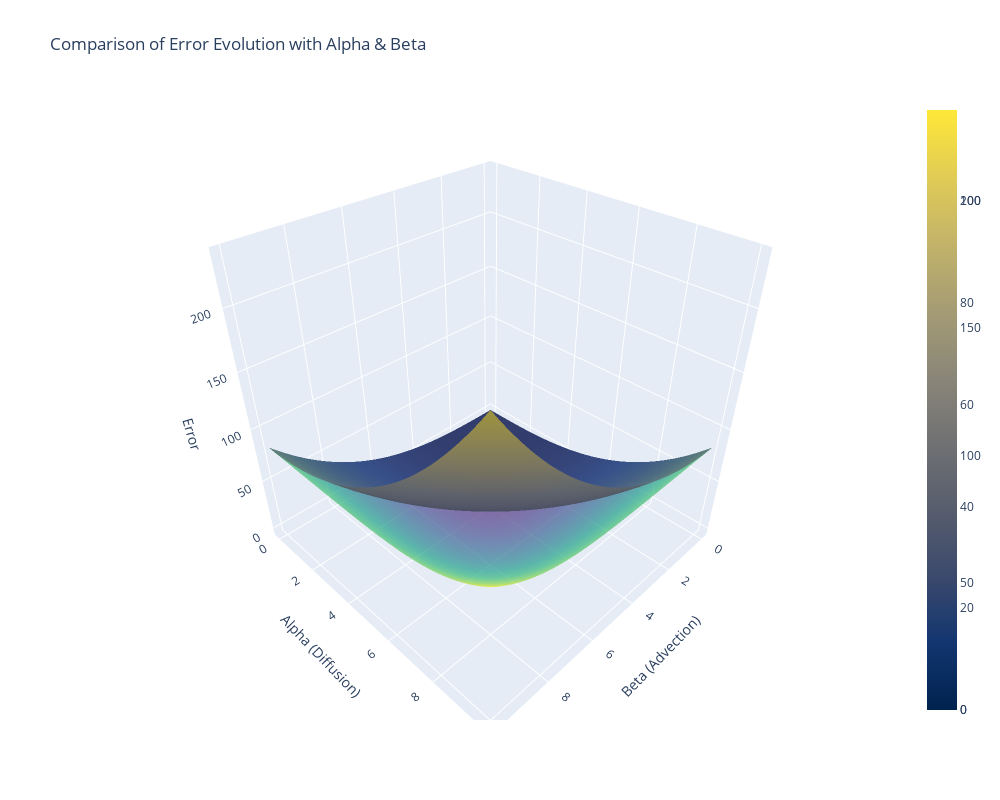

This figure's notebook cell:
### Code cell
import numpy as np
import plotly.graph_objects as go

CNCS_DA_error_function = smp.lambdify((alpha, beta), smp.Abs(CNCS_DA_error.coeff(Dt, 2)), 'numpy')
CNCS_error_function = smp.lambdify((alpha, beta), smp.Abs(CNCS_error), 'numpy')

# Define range of alpha and beta
alpha_vals = np.linspace(0, 10, 50)
beta_vals = np.linspace(0, 10, 50)
Alpha, Beta = np.meshgrid(alpha_vals, beta_vals)


# Create the 3D surface plot using Plotly
Error1 = CNCS_DA_error_function(Alpha, Beta)
Error2 = CNCS_error_function(Alpha, Beta)

# Create the 3D plot with two surfaces
fig = go.Figure()

# Add the first surface
fig.add_trace(go.Surface(z=Error1, y=Alpha, x=Beta, colorscale='Viridis', opacity=0.7, name='DA'))

# Add the second surface
fig.add_trace(go.Surface(z=Error2, y=Alpha, x=Beta, colorscale='Cividis', opacity=0.7, name='No split'))

# Update layout for better visualization
fig.update_layout(
    title='Comparison of Error Evolution with Alpha & Beta',
    scene=dict(
        yaxis_title='Alpha (Diffusion)',
        xaxis_title='Beta (Advection)',
        zaxis_title='Error'
    ),
        autosize=True,
    height=800,  # Adjust height to make the view larger
    width=1000,  # Adjust width to make the view larger
)

# Show the interactive plot
fig.show()

### Figure 1 — Plotly figure (JSON) as saved in the notebook; plotly's stock layout.template omitted (floating-point values rounded to 4 significant figures; data arrays with more than 128 entries replaced by an {"elided": "..."} marker saying what was removed)
{"data": [{"colorscale": [[0, "#440154"], [0.1111, "#482878"], [0.2222, "#3e4989"], [0.3333, "#31688e"], [0.4444, "#26828e"], [0.5556, "#1f9e89"], [0.6667, "#35b779"], [0.7778, "#6ece58"], [0.8889, "#b5de2b"], [1, "#fde725"]], "name": "DA", "opacity": 0.7, "type": "surface", "x": {"elided": "50x50 float values"}, "y": {"elided": "50x50 float values"}, "z": {"elided": "50x50 float values"}}, {"colorscale": [[0, "#00224e"], [0.1111, "#123570"], [0.2222, "#3b496c"], [0.3333, "#575d6d"], [0.4444, "#707173"], [0.5556, "#8a8678"], [0.6667, "#a59c74"], [0.7778, "#c3b369"], [0.8889, "#e1cc55"], [1, "#fee838"]], "name": "No split", "opacity": 0.7, "type": "surface", "x": {"elided": "50x50 float values"}, "y": {"elided": "50x50 float values"}, "z": {"elided": "50x50 float values"}}], "layout": {"autosize": true, "height": 800, "scene": {"xaxis": {"title": {"text": "Beta (Advection)"}}, "yaxis": {"title": {"text": "Alpha (Diffusion)"}}, "zaxis": {"title": {"text": "Error"}}}, "title": {"text": "Comparison of Error Evolution with Alpha & Beta"}, "width": 1000}}
